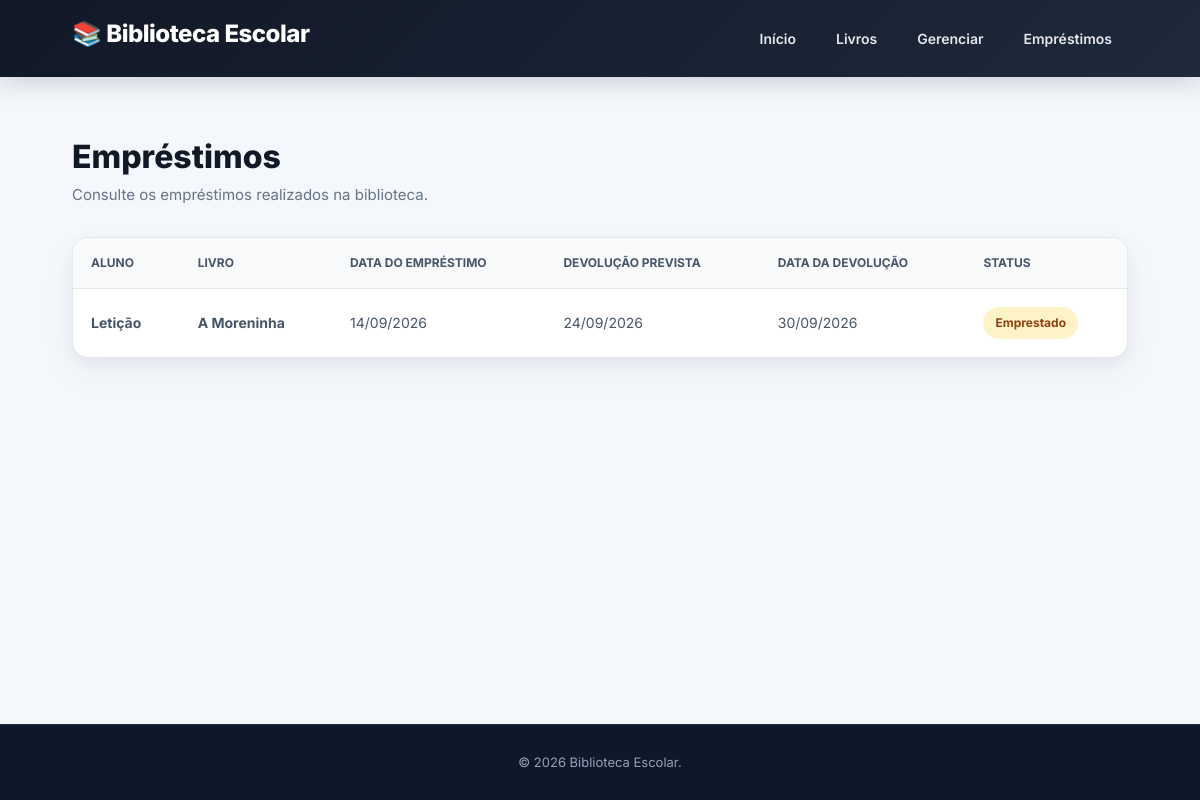
Page /emprestimos/ on the committed database.
### Central/models.py (models this page shows, shortened)
class Emprestimo(models.Model):
    aluno = models.ForeignKey(Aluno, on_delete=models.CASCADE)
    livro = models.ForeignKey(Livro, on_delete=models.CASCADE)
    data_emprestimo = models.DateField(auto_now_add=True)
    data_devolucao_prevista = models.DateField()
    data_devolucao = models.DateField(null=True, blank=True)
    status = models.CharField(
        max_length=20,
        choices=[
            ('Emprestado', 'emprestado'),
            ('Devolvido', 'devolvido'),
        ],
        default='Emprestado'
    )

class Aluno(models.Model):
    nome = models.CharField(max_length=100)
    matricula = models.CharField(max_length=20, unique=True)
    email = models.EmailField()
    turma = models.CharField(max_length=50)
    data_cadastro = models.DateField(auto_now_add=True)

class Livro(models.Model):
    titulo = models.CharField(max_length=200)
    autor = models.CharField(max_length=150)
    isbn = models.CharField(max_length=20)
    editora = models.CharField(max_length=100)
    ano_publicacao = models.IntegerField()
    categoria = models.CharField(max_length=100)
    quantidade = models.PositiveIntegerField(default=1)
    disponiveis = models.PositiveIntegerField(default=1)
    descricao = models.TextField(blank=True)
    capa = models.ImageField(
        upload_to='capas/',
        blank=True,
        null=True,
        verbose_name='Capa do livro',
    )

### Central/views.py (the view)
def lista_emprestimos(request):
    emprestimos = Emprestimo.objects.all().order_by(
        '-data_emprestimo'
    )
    return render(
        request,
        'pages/emprestimos.html',
        {'emprestimos': emprestimos}
    )

### Central/templates/pages/emprestimos.html (shortened to what this page needs)
{% load static %}
<!doctype html>
<html lang="pt-br">
  <head>
    <link
      href="https://cdn.jsdelivr.net/npm/bootstrap@5.3.8/dist/css/bootstrap.min.css"
      rel="stylesheet"
    />
    <link rel="stylesheet" href="{% static 'css/style.css' %}" />
  </head>
  <body>
    <header class="header">
      <div class="container">
        <h1>Biblioteca Escolar</h1>
        <nav>
          <a href="{% url 'inicio' %}">
            Início
          </a>
          <a href="{% url 'lista_livros' %}">
            Livros
          </a>
          <a href="/admin/">
            Gerenciar
          </a>
          <a href="{% url 'lista_emprestimos' %}">
            Empréstimos
          </a>
        </nav>
      </div>
    </header>
    <main class="emprestimos">
      <div class="container">
        <div class="emprestimos-header">
          <h2>Empréstimos</h2>
          <p>
            Consulte os empréstimos realizados na biblioteca.
          </p>
        </div>
        <div class="emprestimos-tabela">
          <table>
            <thead>
              <tr>
                <th>Aluno</th>
                <th>Livro</th>
                <th>Data do empréstimo</th>
                <th>Devolução prevista</th>
                <th>Data da devolução</th>
                <th>Status</th>
              </tr>
            </thead>
            <tbody>
              {% for emprestimo in emprestimos %}
              <tr>
                <td class="emprestimo-aluno">
                  {{ emprestimo.aluno.nome }}
                </td>
                <td class="emprestimo-livro">
                  {{ emprestimo.livro.titulo }}
                </td>
                <td>
                  {{ emprestimo.data_emprestimo|date:"d/m/Y" }}
                </td>
                <td>
                  {{ emprestimo.data_devolucao_prevista|date:"d/m/Y" }}
                </td>
                <td>
                  {% if emprestimo.data_devolucao %}
                    {{ emprestimo.data_devolucao|date:"d/m/Y" }}
                  {% else %}
                    -
                  {% endif %}
                </td>
                <td>
                  {% if emprestimo.status == 'Emprestado' %}
                    <span class="status-emprestado">
                      Emprestado
                    </span>
                  {% else %}
                    <span class="status-devolvido">
                      Devolvido
                    </span>
                  {% endif %}
                </td>
              </tr>
              {% empty %}
              <tr>
                <td colspan="6" class="sem-emprestimos">
                  Nenhum empréstimo cadastrado.
                </td>
              </tr>
              {% endfor %}
            </tbody>
          </table>
        </div>
      </div>
    </main>
    <footer class="footer">
      <div class="container">
        <p>
          © 2026 Biblioteca Escolar.
        </p>
      </div>
    </footer>
  </body>
</html>

### Central/static/css/style.css (style rules this page uses)
* { margin: 0; padding: 0; box-sizing: border-box; }
html { scroll-behavior: smooth; }
body { font-family: "Inter", Arial, sans-serif; background: #f4f7fb; color: #172033; min-height: 100vh; display: flex; flex-direction: column; padding-top: 78px; }
.container { width: 90%; max-width: 1200px; margin: 0 auto; }
.header { background: linear-gradient(135deg, #111827, #1e293b); color: white; padding: 18px 0; position: fixed; top: 0; left: 0; width: 100%; z-index: 1000; box-shadow: 0 5px 25px rgba(15, 23, 42, 0.18); }
.header .container { display: flex; align-items: center; justify-content: space-between; gap: 30px; }
.header h1 { font-size: 24px; font-weight: 800; letter-spacing: -0.5px; }
.header h1::before { content: "📚 "; }
.header nav { display: flex; align-items: center; gap: 8px; }
.header nav a { color: #e5e7eb; text-decoration: none; font-size: 14px; font-weight: 600; padding: 10px 16px; border-radius: 8px; transition: all 0.25s ease; }
.footer { margin-top: auto; background: #0f172a; color: #94a3b8; text-align: center; padding: 28px 0; border-top: 1px solid #1e293b; }
.footer p { margin: 0; font-size: 13px; }
.emprestimos { padding: 60px 0 80px; min-height: 70vh; }
.emprestimos-header { margin-bottom: 30px; }
.emprestimos-header h2 { margin-bottom: 8px; color: #111827; font-size: 32px; font-weight: 800; }
.emprestimos-header p { color: #64748b; font-size: 15px; }
.emprestimos-tabela { overflow-x: auto; background: white; border: 1px solid #e5e7eb; border-radius: 16px; box-shadow: 0 5px 15px rgba(15, 23, 42, 0.05), 0 15px 40px rgba(15, 23, 42, 0.04); }
.emprestimos-tabela table { width: 100%; border-collapse: collapse; }
.emprestimos-tabela th { padding: 16px 18px; background: #f8fafc; color: #475569; font-size: 12px; font-weight: 700; text-align: left; text-transform: uppercase; border-bottom: 1px solid #e5e7eb; }
.emprestimos-tabela td { padding: 18px; color: #475569; font-size: 14px; border-bottom: 1px solid #f1f5f9; }
.emprestimos-tabela tbody tr { transition: background 0.2s ease; }
.emprestimos-tabela tbody tr:last-child td { border-bottom: none; }
.emprestimo-aluno, .emprestimo-livro { color: #111827; font-weight: 700; }
.status-emprestado { display: inline-block; padding: 7px 12px; border-radius: 20px; background: #fef3c7; color: #92400e; font-size: 12px; font-weight: 700; }

### rows in the picture
Emprestimo: aluno.nome "Letição", livro.titulo "A Moreninha", data_emprestimo "14/09/2026", data_devolucao_prevista "24/09/2026", data_devolucao "30/09/2026", status "Emprestado"
